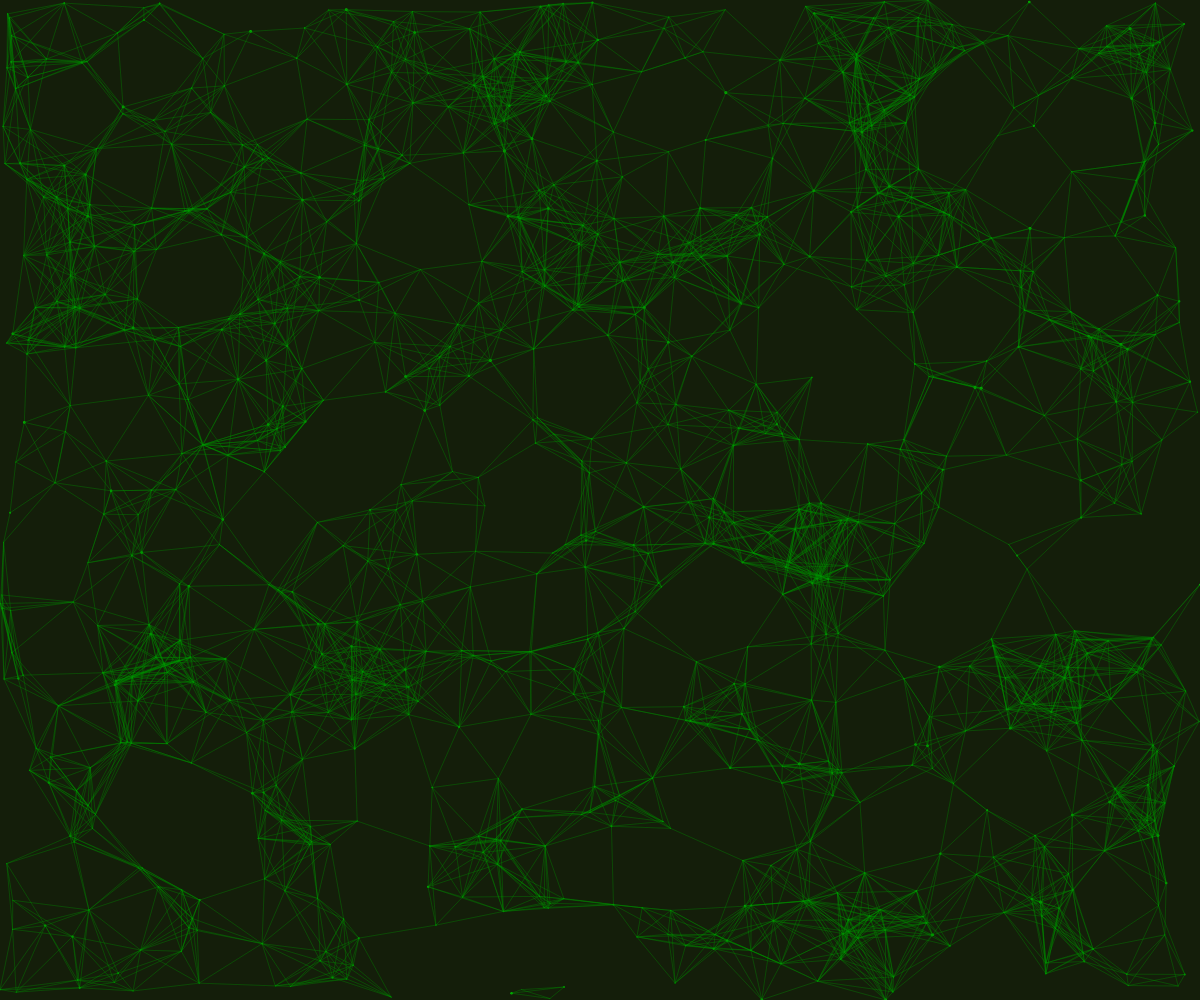
Frame 1 (no input)
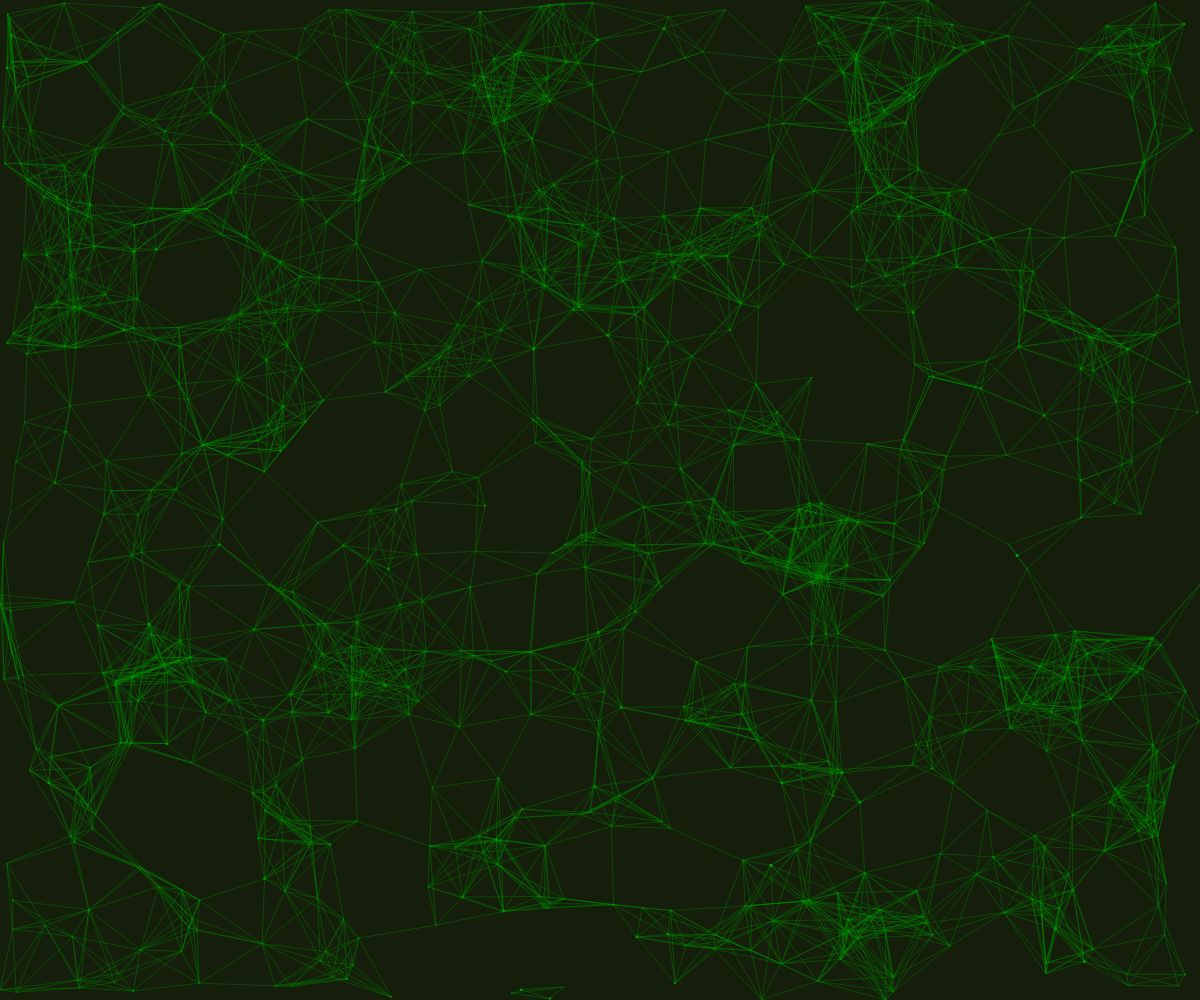
Frame 60 (no input)
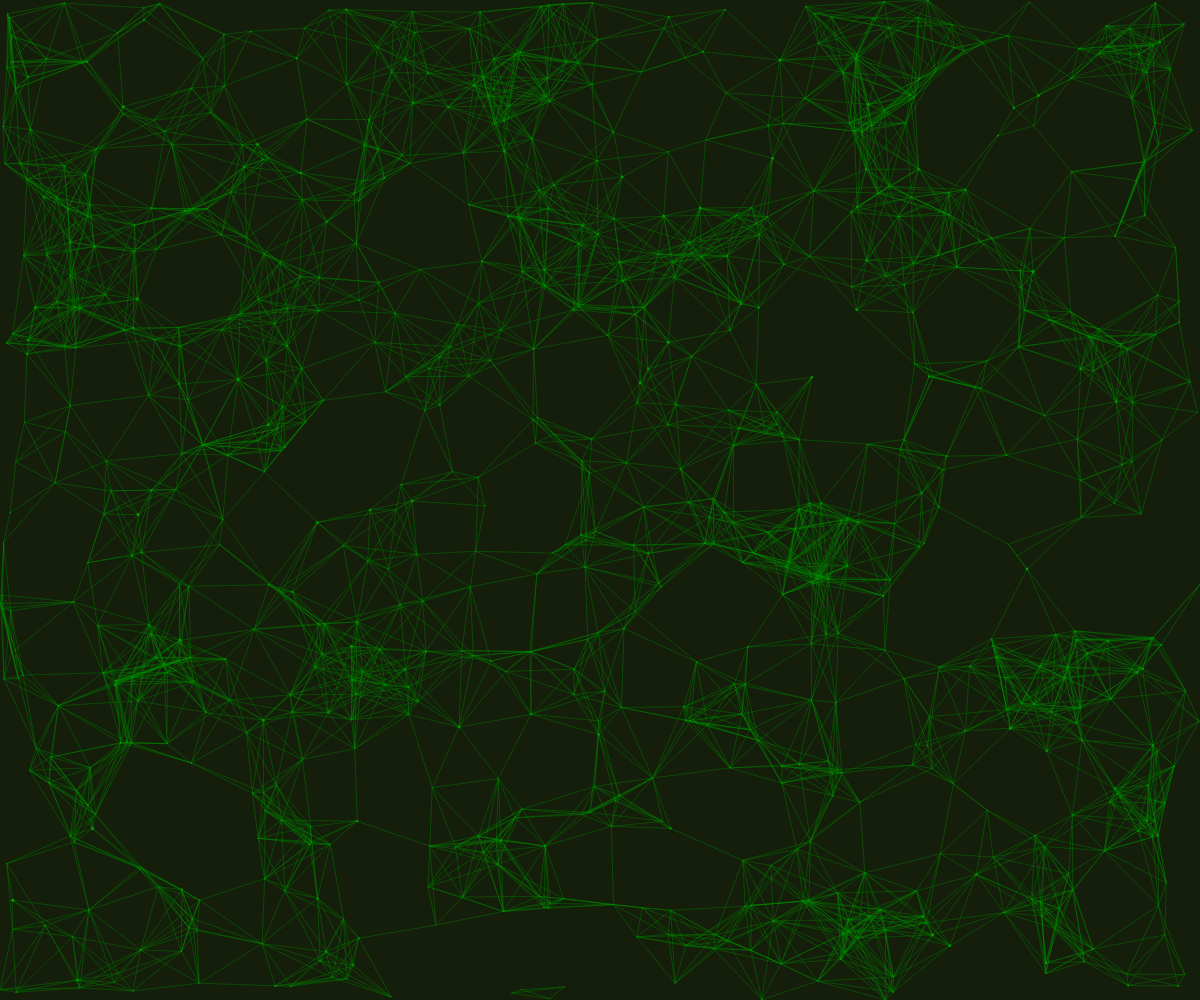
Frame 120 (the mouse pressed at the canvas centre since frame 60)

The p5.js sketch that drew these frames (run headless with seeded random() and noise() and a simulated clock; from frame 60 on, the mouse is pressed at the canvas centre):

// p5.js sketch
// ── sketch.js
let hyphae = [];
let grid = [];
const GRID_SIZE = 30;
const CELL_SIZE = 100;
const TOTAL_HYPHAE = 800;

function setup() {
  createCanvas(windowWidth, windowHeight);
  // Initialize the fungal network grid
  for (let i = 0; i < GRID_SIZE; i++) {
    grid[i] = [];
    for (let j = 0; j < GRID_SIZE; j++) {
      grid[i][j] = [];
    }
  }

  // Create hyphae in a grid pattern with some randomness
  for (let i = 0; i < TOTAL_HYPHAE; i++) {
    const x = random(width);
    const y = random(height);
    const size = random(1, 3);
    const pulseSpeed = random(0.02, 0.05);
    const pulsePhase = random(TWO_PI);

    // Distribute hyphae in grid cells
    const cellX = floor(x / CELL_SIZE) % GRID_SIZE;
    const cellY = floor(y / CELL_SIZE) % GRID_SIZE;

    hyphae.push({
      x,
      y,
      size,
      pulseSpeed,
      pulsePhase,
      cellX,
      cellY
    });

    // Add to grid for spatial hashing
    grid[cellX][cellY].push(i);
  }
}

function draw() {
  background(20, 30, 10); // Dark forest floor

  // Draw pulsing hyphae network
  noStroke();
  for (let i = 0; i < hyphae.length; i++) {
    const h = hyphae[i];
    
    // Calculate pulse effect
    const pulse = sin(frameCount * h.pulseSpeed + h.pulsePhase) * 0.5 + 0.5;
    const intensity = map(pulse, 0, 1, 30, 255);
    
    // Apply pulsing to bioluminescent color (green)
    fill(0, intensity, 0, 180);
    
    // Draw each hyphae
    ellipse(h.x, h.y, h.size * pulse, h.size * pulse);
  }

  // Draw connections between nearby hyphae
  stroke(0, 150, 0, 100);
  strokeWeight(0.5);
  beginShape(LINES);
  for (let i = 0; i < hyphae.length; i++) {
    const h1 = hyphae[i];
    
    // Check nearby grid cells
    const startX = max(0, h1.cellX - 1);
    const endX = min(GRID_SIZE - 1, h1.cellX + 1);
    const startY = max(0, h1.cellY - 1);
    const endY = min(GRID_SIZE - 1, h1.cellY + 1);
    
    for (let x = startX; x <= endX; x++) {
      for (let y = startY; y <= endY; y++) {
        const neighbors = grid[x][y];
        for (let j of neighbors) {
          if (i !== j) {
            const h2 = hyphae[j];
            const d = dist(h1.x, h1.y, h2.x, h2.y);
            
            // Only connect nearby hyphae
            if (d < 80) {
              vertex(h1.x, h1.y);
              vertex(h2.x, h2.y);
            }
          }
        }
      }
    }
  }
  endShape();
}
